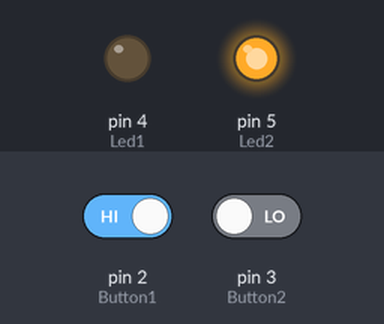
The sketch below on a simulated Arduino Uno, built with avr-gcc and run on an emulated ATmega328P. Shown: output pins drawn as LEDs (lit = HIGH). The test bench sets the inputs (shaded band); at power-on: pin 2 (Button1) HIGH, pin 3 (Button2) LOW.

Above: at 1.2 s.
1.3 s: pin 2 (Button1) driven LOW and pin 3 (Button2) driven HIGH
At 2.6 s:
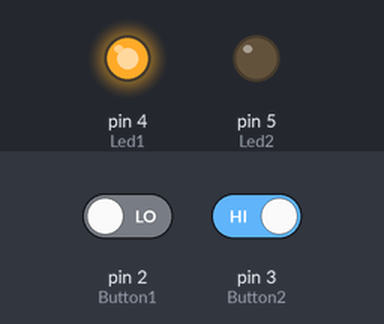
Timing chart, 0 to 4.3 s (numbered marks = the images above; inputs shaded):
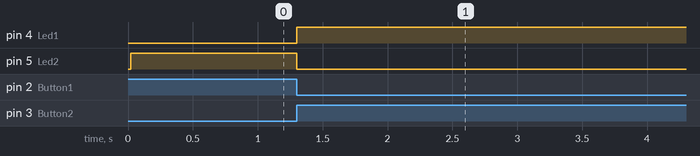

Measured:
- after the input at 1.3 s, pin 4 (Led1): LOW → HIGH at once; pin 5 (Led2): HIGH → LOW at once

The sketch:

Parking.ino
```cpp
  #define Button1 2
  #define Button2 3
  #define Led1 4
  #define Led2 5
  int buttonstate1;
  int buttonstate2;

void setup() {

  //led acende com 1
  //botão é pressionado com 0

  pinMode(Button1, INPUT);
  pinMode(Button2, INPUT);
  pinMode(Led1, OUTPUT);
  pinMode(Led2, OUTPUT);
}

// the loop function runs over and over again forever

void loop() {

  delay(20);

  buttonstate1 = digitalRead(Button1);
  buttonstate2 = digitalRead(Button2);

  if (buttonstate1 == LOW && buttonstate2 == HIGH){ // se o estacionamento está ocupado, devemos acionar botao 1 e acender led 1 com led 2 apagado.

  digitalWrite(Led1, HIGH);
  digitalWrite(Led2, LOW);
  }

  if(buttonstate1 == HIGH && buttonstate2 == LOW){ // se o estacionamento está vazio, devemos acionar botao e acender led 2 e apagar led 1;
  digitalWrite(Led1, LOW);
  digitalWrite(Led2, HIGH);

  }
}
```
